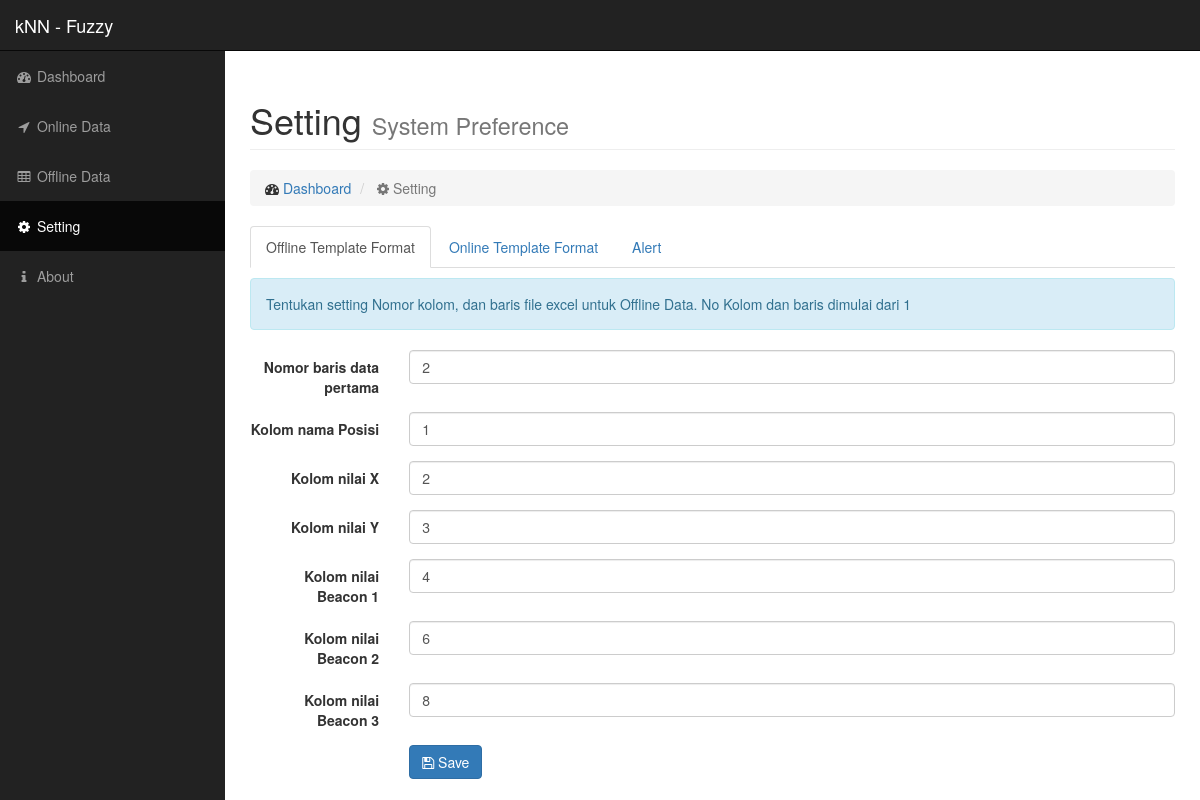
Screenshot of /setting.php with the database file from the repository.
### tables this page shows
CREATE TABLE mst_option (
			name varchar(50) PRIMARY KEY, 
			value varchar(255)
			);

### include/common_function.php (the view, shortened to what this page needs)
<?php
function get_option($name, $default = '')
{
	$db = getDb();
	$stmt = $db->prepare("select value from mst_option where name = :name");
	$stmt->execute([
		':name' => $name
		]);
	if(($result = $stmt->fetchColumn())!==FALSE)
		return $result;
	else
		return $default;
}
function render_option(array $params)
{
	foreach ($params as $key => $value) {
	$val = get_option($key);
	$label = $value['label'];
	$type = isset($value['type']) ? $value['type'] : 'number';
	$input = isset($value['input']) ?
		$value['input'] :
		"<input type='{$type}' class='form-control' id='{$key}' name='value[]' value='{$val}'>";
	echo "
	  <div class='form-group'>
	    <label for='{$key}' class='col-sm-2 control-label'>{$label}</label>
	    <div class='col-sm-10'>
	      <input type='hidden' value='{$key}' name='name[]' />
	      {$input}
	      ";
	echo "    </div>
	  </div>";
	}
}
?>

### css/sb-admin.css (style rules this page uses)
body { margin-top: 100px; background-color: #222; }
@media (min-width:768px) { body { margin-top: 50px; } }

### rows the page displays
mst_option: value "2"
mst_option: value "1"
mst_option: value "2"
mst_option: value "3"
mst_option: value "4"
mst_option: value "6"
mst_option: value "8"

### other values shown
$app_name "kNN - Fuzzy"
$label "Nomor baris data pertama"
$label "Kolom nama Posisi"
$label "Kolom nilai X"
$label "Kolom nilai Y"
$label "Kolom nilai Beacon 1"
$label "Kolom nilai Beacon 2"
$label "Kolom nilai Beacon 3"
